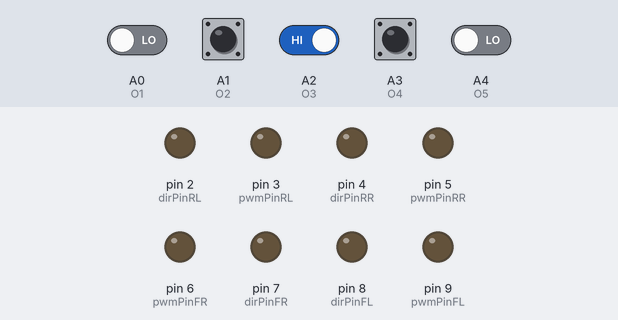
The sketch below on a simulated Arduino Uno, built with avr-gcc and run on an emulated ATmega328P. On the bench: output pins drawn as LEDs (lit = HIGH). Inputs (shaded band) come from the test bench; at power-on: A1 (O2), A2 (O3), A3 (O4) HIGH, A0 (O1), A4 (O5) LOW.

Above: at 1.2 s.
1.3 s: A4 (O5) driven HIGH
At 2.5 s:
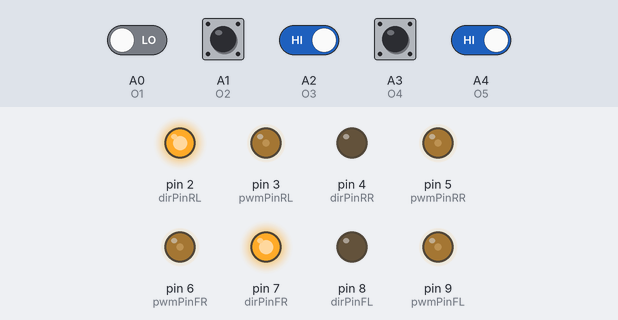
2.8 s: A0 (O1) driven HIGH
At 3.7 s:
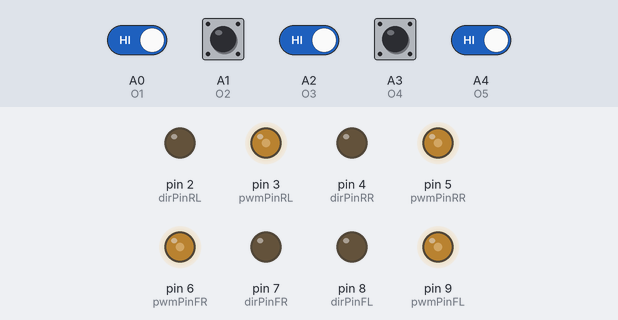
4.3 s: A0 (O1) driven LOW
At 4.8 s:
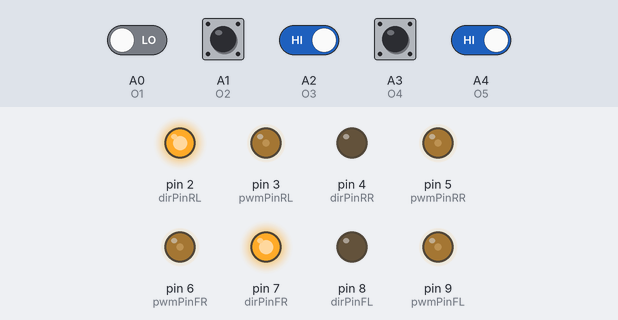
5.8 s: A2 (O3) driven LOW
At 7.2 s:
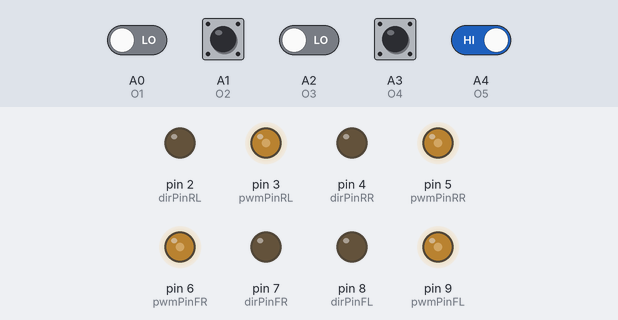
Timing chart, 0 to 8.3 s (numbered marks = the images above; inputs shaded):
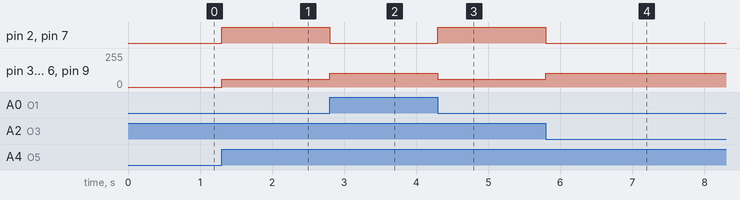

The sketch:

_o_back.ino
```cpp
// if sensor on white is OFF then set OFF = 1
bool OFF = 1;
bool ON = 0;
// down sensors
#define O1 A0
#define O2 A1
#define O3 A2
#define O4 A3
#define O5 A4

//dir pins
#define dirPinFR 7
#define dirPinFL 8
#define dirPinRR 4
#define dirPinRL 2
// pwm Pins
#define pwmPinFR 6
#define pwmPinFL 9
#define pwmPinRL 3
#define pwmPinRR 5
//volatile int task_no;

void setup()
{
  pinMode(O1, INPUT);
  pinMode(O2, INPUT);
  pinMode(O3, INPUT);
  pinMode(O4, INPUT);
  pinMode(O5, INPUT);

  pinMode(pwmPinFR, OUTPUT);
  pinMode(pwmPinRR, OUTPUT);
  pinMode(pwmPinFL, OUTPUT);
  pinMode(pwmPinRL, OUTPUT);
  pinMode(dirPinFR, OUTPUT);
  pinMode(dirPinFL, OUTPUT);
  pinMode(dirPinRR, OUTPUT);
  pinMode(dirPinRL, OUTPUT);

}
void loop()
{
  int itFollows_speedValue = 102;
  int adjustment_speed = 60;
  if ((digitalRead(O1) == OFF && digitalRead(O2) == ON && digitalRead(O3) == ON && digitalRead(O4) == ON && digitalRead(O5) == OFF) ||
      (digitalRead(O1) == OFF && digitalRead(O2) == ON && digitalRead(O3) == ON && digitalRead(O4) == OFF && digitalRead(O5) == OFF) ||
      (digitalRead(O1) == OFF && digitalRead(O2) == OFF && digitalRead(O3) == ON && digitalRead(O4) == ON && digitalRead(O5) == OFF))
  {

    analogWrite(pwmPinFR, itFollows_speedValue);
    analogWrite(pwmPinRR, itFollows_speedValue);
    analogWrite(pwmPinFL, itFollows_speedValue);
    analogWrite(pwmPinRL, itFollows_speedValue);
    digitalWrite(dirPinFR, LOW);
    digitalWrite(dirPinFL, LOW);
    digitalWrite(dirPinRR, LOW);
    digitalWrite(dirPinRL, LOW);
    while ((digitalRead(O1) == OFF && digitalRead(O2) == ON && digitalRead(O3) == ON && digitalRead(O4) == ON && digitalRead(O5) == OFF) ||
           (digitalRead(O1) == OFF && digitalRead(O2) == ON && digitalRead(O3) == ON && digitalRead(O4) == OFF && digitalRead(O5) == OFF) ||
           (digitalRead(O1) == OFF && digitalRead(O2) == OFF && digitalRead(O3) == ON && digitalRead(O4) == ON && digitalRead(O5) == OFF))
    {
      analogWrite(pwmPinFR, itFollows_speedValue);
      analogWrite(pwmPinRR, itFollows_speedValue);
      analogWrite(pwmPinFL, itFollows_speedValue);
      analogWrite(pwmPinRL, itFollows_speedValue);
      digitalWrite(dirPinFR, LOW);
      digitalWrite(dirPinFL, LOW);
      digitalWrite(dirPinRR, LOW);
      digitalWrite(dirPinRL, LOW);
    }
  }

  if ((digitalRead(O1) == ON && digitalRead(O2) == ON && digitalRead(O3) == ON && digitalRead(O4) == ON && digitalRead(O5) == OFF) ||
      (digitalRead(O1) == ON && digitalRead(O2) == ON && digitalRead(O3) == ON && digitalRead(O4) == OFF && digitalRead(O5) == OFF) ||
      (digitalRead(O1) == ON && digitalRead(O2) == ON && digitalRead(O3) == OFF && digitalRead(O4) == OFF && digitalRead(O5) == OFF) ||
      (digitalRead(O1) == ON && digitalRead(O2) == OFF && digitalRead(O3) == OFF && digitalRead(O4) == OFF && digitalRead(O5) == OFF))
  {
    //left or (diagonal left //south-west) //if ON == 1 then go left else if ON == 0 then go right
    //task_no = 2;
    while ((digitalRead(O1) == ON && digitalRead(O2) == ON && digitalRead(O3) == ON && digitalRead(O4) == ON && digitalRead(O5) == OFF) ||
           (digitalRead(O1) == ON && digitalRead(O2) == ON && digitalRead(O3) == ON && digitalRead(O4) == OFF && digitalRead(O5) == OFF) ||
           (digitalRead(O1) == ON && digitalRead(O2) == ON && digitalRead(O3) == OFF && digitalRead(O4) == OFF && digitalRead(O5) == OFF) ||
           (digitalRead(O1) == ON && digitalRead(O2) == OFF && digitalRead(O3) == OFF && digitalRead(O4) == OFF && digitalRead(O5) == OFF))
    {
      if (ON == 1)
      {
        // right because ON == 0
        analogWrite(pwmPinFR, adjustment_speed);
        analogWrite(pwmPinRR, adjustment_speed);
        analogWrite(pwmPinFL, adjustment_speed);
        analogWrite(pwmPinRL, adjustment_speed);
//        digitalWrite(dirPinFR, LOW);
//        digitalWrite(dirPinFL, HIGH);
//        digitalWrite(dirPinRR, LOW);
//        digitalWrite(dirPinRL, HIGH);
        /*THIS SHOULD BE THE DIRECTIONS but I don't know why it doesn't work*/
                          digitalWrite(dirPinFR, LOW);
                          digitalWrite(dirPinFL, HIGH);
                          digitalWrite(dirPinRR, HIGH);
                          digitalWrite(dirPinRL, LOW);
        /*~~~~~~~~~~~~~~~~~~~~~~~~~~~*/
      }
      if (ON == 0)
      {
        // for left when ON == 1
        analogWrite(pwmPinFR, adjustment_speed);
        analogWrite(pwmPinRR, adjustment_speed);
        analogWrite(pwmPinFL, adjustment_speed);
        analogWrite(pwmPinRL, adjustment_speed);
//        digitalWrite(dirPinFR, HIGH);
//        digitalWrite(dirPinFL, LOW);
//        digitalWrite(dirPinRR, HIGH);
//        digitalWrite(dirPinRL, LOW);
        /*THIS SHOULD BE THE DIRECTIONS but I don't know why it doesn't work*/
                          digitalWrite(dirPinFR, HIGH);
                          digitalWrite(dirPinFL, LOW);
                          digitalWrite(dirPinRR, LOW);
                          digitalWrite(dirPinRL, HIGH);
        //                  /*~~~~~~~~~~~~~~~~~~~~~~~~~~~*/
      }

    }
    if ((digitalRead(O1) == OFF && digitalRead(O2) == ON && digitalRead(O3) == ON && digitalRead(O4) == ON && digitalRead(O5) == ON) ||
        (digitalRead(O1) == OFF && digitalRead(O2) == OFF && digitalRead(O3) == ON && digitalRead(O4) == ON && digitalRead(O5) == ON) ||
        (digitalRead(O1) == OFF && digitalRead(O2) == OFF && digitalRead(O3) == OFF && digitalRead(O4) == ON && digitalRead(O5) == ON) ||
        (digitalRead(O1) == OFF && digitalRead(O2) == OFF && digitalRead(O3) == OFF && digitalRead(O4) == OFF && digitalRead(O5) == ON))
    {
      //right or (diagonal right // south-east)// if ON == 1 then go right else if ON == 0 then go left
      //task_no = 3;
      while ((digitalRead(O1) == OFF && digitalRead(O2) == ON && digitalRead(O3) == ON && digitalRead(O4) == ON && digitalRead(O5) == ON) ||
             (digitalRead(O1) == OFF && digitalRead(O2) == OFF && digitalRead(O3) == ON && digitalRead(O4) == ON && digitalRead(O5) == ON) ||
             (digitalRead(O1) == OFF && digitalRead(O2) == OFF && digitalRead(O3) == OFF && digitalRead(O4) == ON && digitalRead(O5) == ON) ||
             (digitalRead(O1) == OFF && digitalRead(O2) == OFF && digitalRead(O3) == OFF && digitalRead(O4) == OFF && digitalRead(O5) == ON))


      {
        if (ON == 1)
        { //left because ON == 0
          analogWrite(pwmPinFR, adjustment_speed);
          analogWrite(pwmPinRR, adjustment_speed);
          analogWrite(pwmPinFL, adjustment_speed);
          analogWrite(pwmPinRL, adjustment_speed);
//          digitalWrite(dirPinFR, HIGH);
//          digitalWrite(dirPinFL, LOW);
//          digitalWrite(dirPinRR, HIGH);
//          digitalWrite(dirPinRL, LOW);
          /*THIS SHOULD BE THE DIRECTIONS but I don't know why it doesn't work*/
                            digitalWrite(dirPinFR, HIGH);
                            digitalWrite(dirPinFL, LOW);
                            digitalWrite(dirPinRR, LOW);
                            digitalWrite(dirPinRL, HIGH);
          /*~~~~~~~~~~~~~~~~~~~~~~~~~~~*/
        }
        if (ON == 0)
        {
          //for right when ON == 1

          analogWrite(pwmPinFR, adjustment_speed);
          analogWrite(pwmPinRR, adjustment_speed);
          analogWrite(pwmPinFL, adjustment_speed);
          analogWrite(pwmPinRL, adjustment_speed);
//          digitalWrite(dirPinFR, LOW);
//          digitalWrite(dirPinFL, HIGH);
//          digitalWrite(dirPinRR, LOW);
//          digitalWrite(dirPinRL, HIGH);
          /*THIS SHOULD BE THE DIRECTIONS but I don't know why it doesn't work*/
                            digitalWrite(dirPinFR, LOW);
                            digitalWrite(dirPinFL, HIGH);
                            digitalWrite(dirPinRR, HIGH);
                            digitalWrite(dirPinRL, LOW);
          /*~~~~~~~~~~~~~~~~~~~~~~~~~~~*/
        }
      }
    }
//    if ((digitalRead(O1) == ON && digitalRead(O2) == ON && digitalRead(O3) == ON && digitalRead(O4) == ON && digitalRead(O5) == ON))
//    {
//      //return true;
//      //do nothing
//    }
    else
    {
      //task_no=1;
      analogWrite(pwmPinFR, itFollows_speedValue);
      analogWrite(pwmPinRR, itFollows_speedValue);
      analogWrite(pwmPinFL, itFollows_speedValue);
      analogWrite(pwmPinRL, itFollows_speedValue);
      digitalWrite(dirPinFR, LOW);
      digitalWrite(dirPinFL, LOW);
      digitalWrite(dirPinRR, LOW);
      digitalWrite(dirPinRL, LOW);
    }
  }
}
```

Measured:
- after the input at 1.3 s, pin 2 (dirPinRL), pin 7 (dirPinFR): LOW → HIGH at once; pin 3 (pwmPinRL), pin 5 (pwmPinRR), pin 6 (pwmPinFR), pin 9 (pwmPinFL): 0/255 → 60/255 at once
- after the input at 2.8 s, pin 2 (dirPinRL), pin 7 (dirPinFR): HIGH → LOW at once; pin 3 (pwmPinRL), pin 5 (pwmPinRR), pin 6 (pwmPinFR), pin 9 (pwmPinFL): 60/255 → 102/255 at once
- after the input at 4.3 s, pin 2 (dirPinRL), pin 7 (dirPinFR): LOW → HIGH at once; pin 3 (pwmPinRL), pin 5 (pwmPinRR), pin 6 (pwmPinFR), pin 9 (pwmPinFL): 102/255 → 60/255 at once
- after the input at 5.8 s, pin 2 (dirPinRL), pin 7 (dirPinFR): HIGH → LOW at once; pin 3 (pwmPinRL), pin 5 (pwmPinRR), pin 6 (pwmPinFR), pin 9 (pwmPinFL): 60/255 → 102/255 at once
